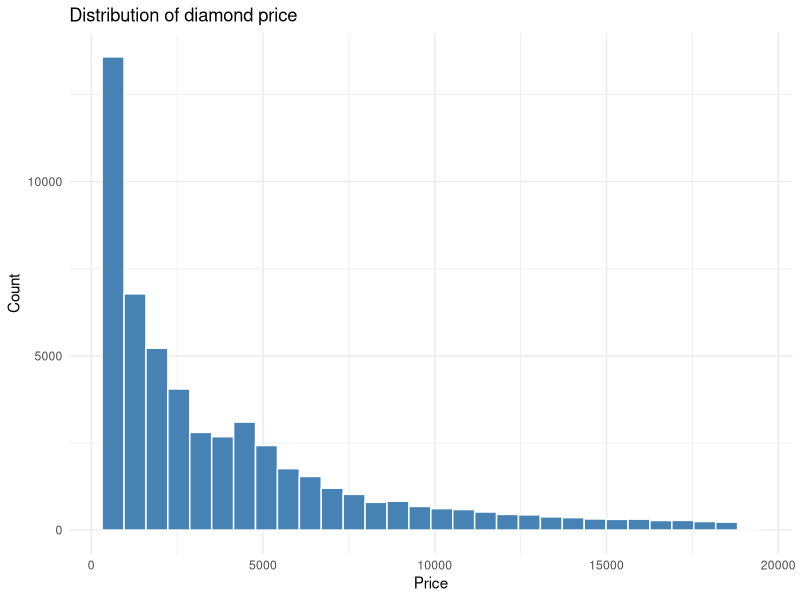
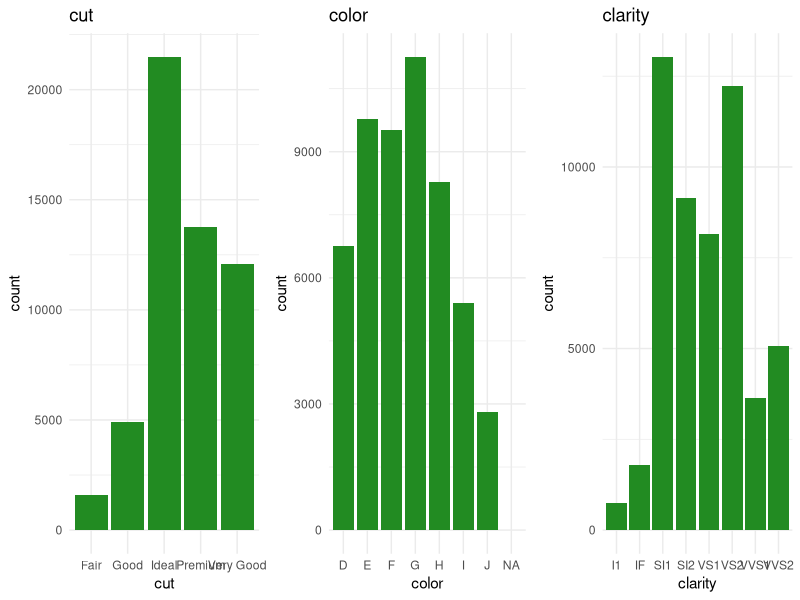
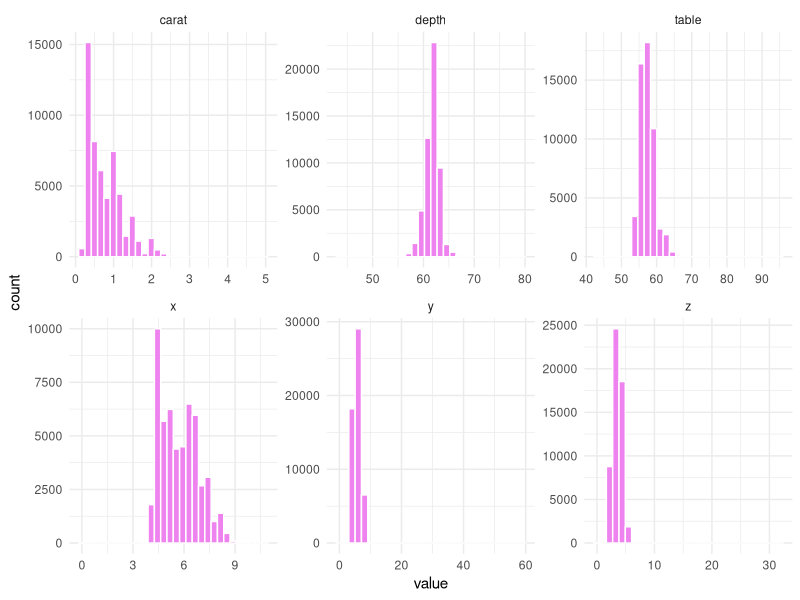
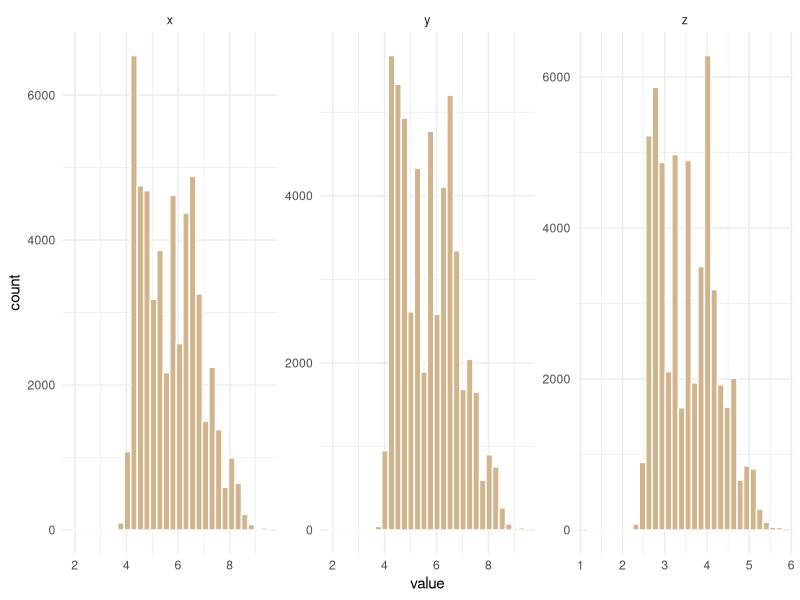
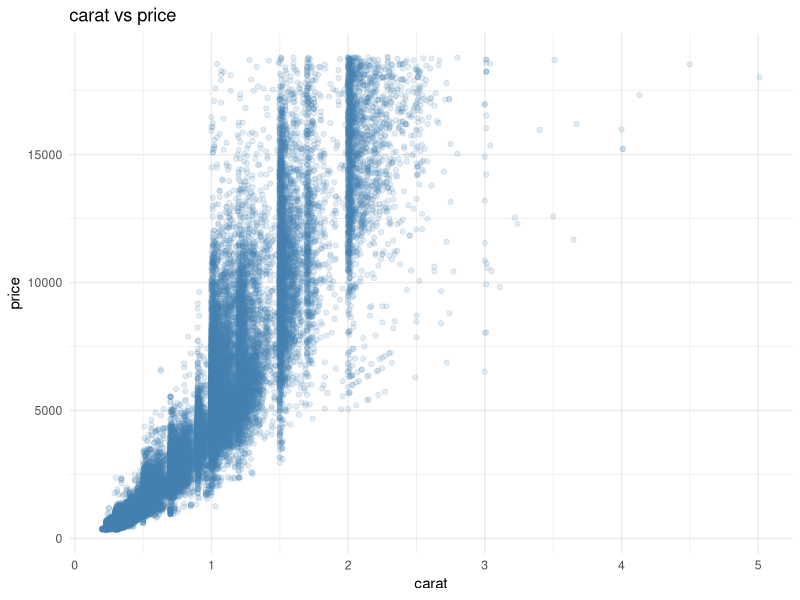
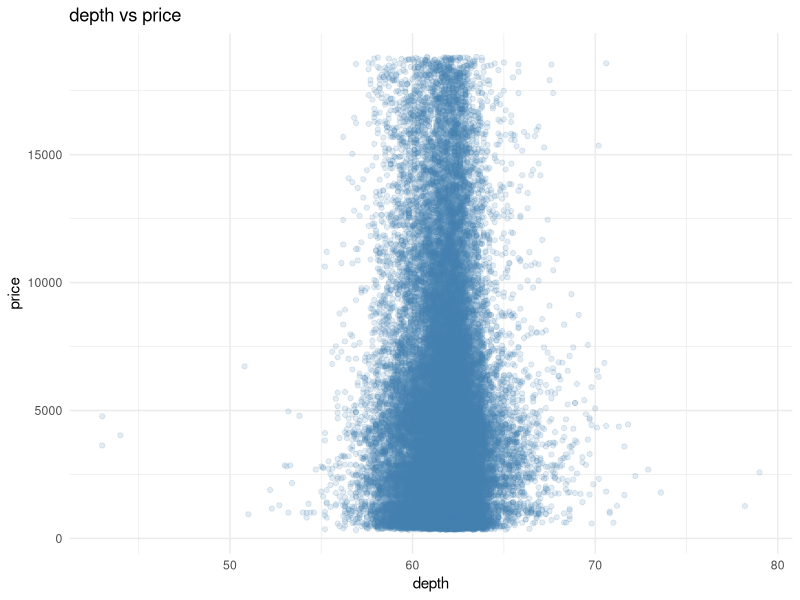
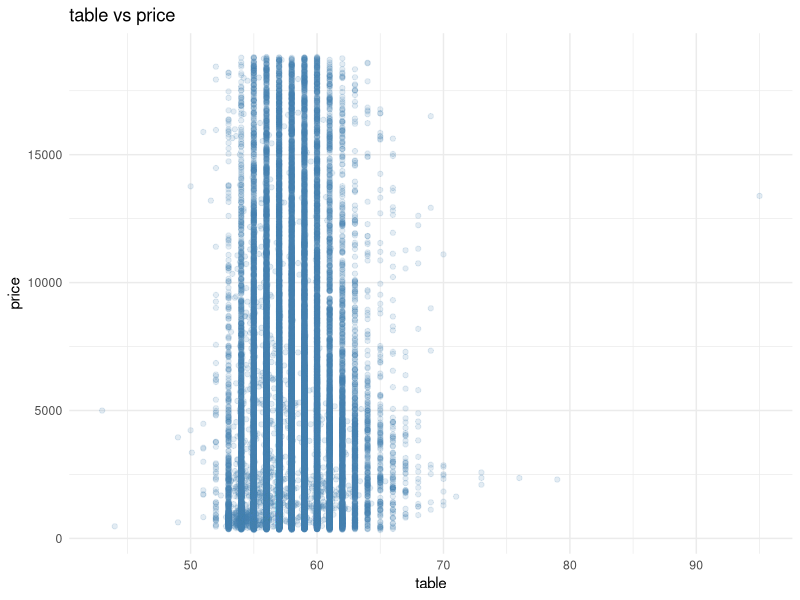
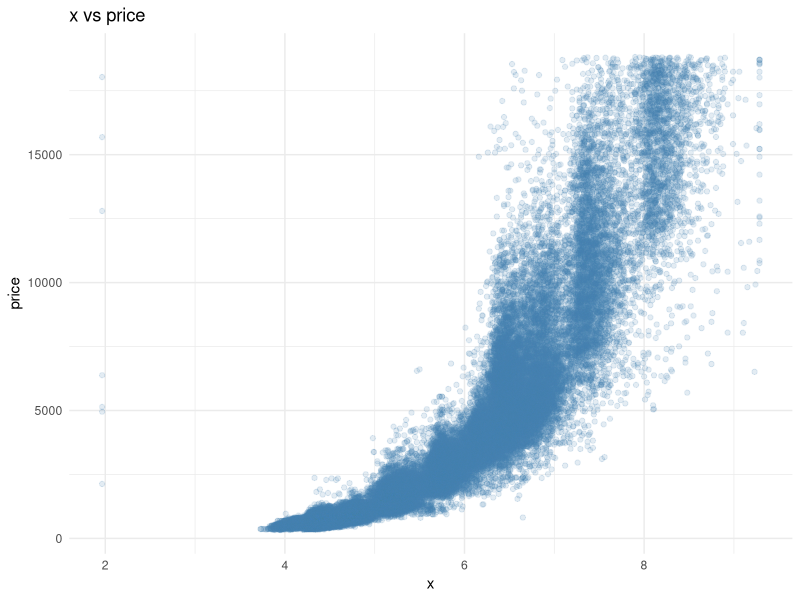

Generate these figures, in order, with R:
## ---- chunk 1
knitr::opts_knit$set(root.dir = "T:/MUGISHA TIMOTHY NAABAASA/YEAR 2 SEMESTER 1/Big Data Analytics and Technologies/Assignments/Main Practical Folder/Notebooks")
knitr::opts_chunk$set(echo = TRUE, warning = FALSE, message = FALSE)
## ---- chunk 2
file.exists("DiamondPricesData.xlsx")
## ---- chunk 3
required_packages <- c("readxl", "dplyr", "tidyr","ggplot2", "corrplot", "gridExtra")

missing_packages <- setdiff(required_packages,rownames(installed.packages()))

if (length(missing_packages) > 0) {
  install.packages(missing_packages)
}
## ---- chunk 4
install.packages(c("purrr", "tidyr"), lib = "C:/Program Files/R/R-4.6/library")

## ---- chunk 5
remove.packages("tibble")
## ---- chunk 6
install.packages("tibble")
## ---- chunk 7
library(tibble)
## ---- chunk 8
# Read Excel files
library(readxl)

# Manipulate and transform data frames
library(dplyr)

# Reshape data for faceted graphs
library(tidyr)

# Create graphs
library(ggplot2)

# Draw a correlation heatmap
library(corrplot)

# Arrange several ggplot graphs in one figure
library(gridExtra)

## ---- chunk 9
data <- read_excel("DiamondPricesData.xlsx")

## ---- chunk 10
data
## ---- chunk 11
dim(data)
## ---- chunk 12
str(data)
## ---- chunk 13
sapply(data, class)
#sapply() applies a function repeatedly. Here the dataset is data and the function is class, so the command asks R to report the class of each column.
## ---- chunk 14
data <- data %>%mutate(across(c(cut, color, clarity),as.factor))

#%>% is the pipe operator and can be read as “then”. mutate() creates or modifies columns. across() applies the same operation to several selected columns. as.factor() converts a variable to an R factor so R treats it as categorical.
## ---- chunk 15
sapply(data, class)

## ---- chunk 16
summary(data)

#summary() reports descriptive statistics for numeric columns and category counts for factor columns.
## ---- chunk 17
lapply(data[c("cut", "color", "clarity")],levels)

#lapply(..., levels) displays the category levels of each selected factor.
## ---- chunk 18
sum(duplicated(data))
## ---- chunk 19
data_new <- distinct(data)

#distinct() comes from dplyr and keeps unique rows.
## ---- chunk 20
cat("Shape after deleting duplicate values:", nrow(data_new), "rows,", ncol(data_new), "columns\n")

#cat() only prints a readable message; it does not perform the duplicate removal. nrow() counts rows and ncol() counts columns.
## ---- chunk 21
# Shape before removing duplicates
dim(data)

# Shape after removing duplicates
dim(data_new)
## ---- chunk 22
cat <- data_new %>% select(where(is.factor))

head(cat)
## ---- chunk 23
cont <- data_new %>% select(where(is.numeric))

head(cont)
## ---- chunk 24
ggplot(data_new, aes(x = price)) +
  geom_histogram(bins = 30, fill = "steelblue", color = "white") +    # Divide the observed price range into 30 bins
  labs(title = "Distribution of diamond price", x = "Price", y = "Count") +     # Add a title and axis labels
  theme_minimal()

## ---- chunk 25
summary(data_new)
## ---- chunk 26

plot_bar_charts <- function(data, cols) {
  plots <- lapply(cols, function(col) {
  ggplot(data, aes(x = .data[[col]])) +

  geom_bar(fill = "forestgreen") +

  labs(title = col) +
  theme_minimal()
  })
  
  grid.arrange(grobs = plots, nrow = 1)
  }
  
  plot_bar_charts(
  data_new,
  c("cut", "color", "clarity")
  )
## ---- chunk 27

data_new %>% select(carat, depth, table, x, y, z) %>% tidyr::pivot_longer(everything(), names_to = "variable",
  values_to = "value") %>%

  ggplot(aes(x = value)) +
  geom_histogram(bins = 30, fill = "violet", color = "white") +
  facet_wrap(~variable, scales = "free") +
  theme_minimal()
## ---- chunk 28
# Function for low- and high-end replacement
replace_outliers <- function(x) {
  
  # Calculate Q1 and Q3
  Q1 <- quantile(x, 0.25, na.rm = TRUE)
  Q3 <- quantile(x, 0.75, na.rm = TRUE)
  
  # Calculate IQR
  IQR_value <- Q3 - Q1
  
  # Calculate boundaries
  lower <- Q1 - 1.5 * IQR_value
  upper <- Q3 + 1.5 * IQR_value
  
  # Low-end replacement
  x[x < lower] <- lower
  
  # High-end replacement
  x[x > upper] <- upper
  
  return(x)
}


# Replace the values while keeping the original variable names
data_new$x <- replace_outliers(data_new$x)
data_new$y <- replace_outliers(data_new$y)
data_new$z <- replace_outliers(data_new$z)

## ---- chunk 29
data_new %>% select(x, y, z) %>% tidyr::pivot_longer(everything(), names_to = "variable",
  values_to = "value") %>%

  ggplot(aes(x = value)) +
  geom_histogram(bins = 30, fill = "tan", color = "white") +
  facet_wrap(~variable, scales = "free") +
  theme_minimal()
## ---- chunk 30
colSums(is.na(data_new))
## ---- chunk 31
data_new$depth[is.na(data_new$depth)] <- median(data_new$depth,na.rm = TRUE)
## ---- chunk 32
colSums(is.na(data_new))
## ---- chunk 33
# Create a vector containing the continuous predictors

continuous_cols <- c("carat", "depth", "table", "x", "y", "z")
## ---- chunk 34
#Generate one scatter plot per predictor

for (predictor in continuous_cols) {
  p <- ggplot(data_new,aes(x = .data[[predictor]],y = price)) +

  geom_point(alpha = 0.15, color = "steelblue") +        # alpha makes dense point clouds more transparent

  labs(title = paste(predictor, "vs price")) +
  theme_minimal()

  print(p)
}
## ---- chunk 35
data_filter <-data_new$z > 2.06 & data_new$z < 6.5
## ---- chunk 36
# Keep rows for which data_filter is TRUE
data_new <- data_new[data_filter, ]

# Count the remaining observations
nrow(data_new)
## ---- chunk 37
for (predictor in continuous_cols) {
  p <- ggplot(data_new,aes(x = .data[[predictor]],y = price)) +
  
  geom_point(alpha = 0.15,color = "tomato") +
  
  labs(title = paste(predictor,"vs price (after outlier removal)")) +
  
  theme_minimal()
  print(p)
  }
## ---- chunk 38
correlation_cols <- c("price", "carat", "depth","table", "x", "y", "z")
## ---- chunk 39
correlation_data <- cor(data_new[, correlation_cols])
## ---- chunk 40
corrplot(correlation_data,method = "color",type = "upper", addCoef.col = "black",number.cex = 0.8,
  title = "Correlation matrix of diamond variables",mar = c(0, 0, 2, 0))
## ---- chunk 41
# Take the price column from the correlation matrix
price_corr <- correlation_data[, "price"]

sort(price_corr[abs(price_corr) > 0.5],decreasing = TRUE)   
# Keep only variables whose absolute correlation with price exceeds 0.5
# Sort the retained correlations from largest to smallest
## ---- chunk 42
categorical_cols <- c("cut", "color", "clarity")
## ---- chunk 43
box_plots <- lapply(categorical_cols,function(col) {
  ggplot(data_new,aes(x = .data[[col]],y = price)) +
  
  geom_boxplot(fill = "yellow") + labs(title = paste("price by", col)) +
  
  theme_minimal()
  }
  )

# Place the three boxplots in a single row
grid.arrange(
grobs = box_plots,
nrow = 1
)
## ---- chunk 44
function_anova <- function(data,target_variable,categorical_predictors) {

  selected_predictors <- c()                    # Start with an empty vector for variables that pass the test
  cat("##### ANOVA Results #####\n\n")
 
  for (predictor in categorical_predictors) {
    formula <- as.formula(paste(target_variable, "~", predictor))       # Build a formula such as: price ~ cut
    anova_result <- summary(aov(formula, data = data))                  # Fit the ANOVA model and obtain its summary table

    p_value <-
    anova_result[[1]][["Pr(>F)"]][1]                                    # Extract the first p-value from the ANOVA table
    

    if (p_value < 0.05) {                                               # Apply the 0.05 decision rule
      cat(predictor,"is correlated with",target_variable,"| P-Value:",p_value,"\n")
      
      selected_predictors <- c(selected_predictors,predictor)           # Add the significant predictor to the selection vector
      } 
    else {
      cat(predictor,"is NOT correlated with",target_variable,"| P-Value:",p_value,"\n")
      }
      }
  
  
  return(selected_predictors)                                         # Return the predictors that passed the significance rule
  }

## ---- chunk 45
categorical_predictor_list <- c("cut", "color", "clarity")

# Test each categorical predictor against price
selected_categorical <- function_anova(data_new,"price",categorical_predictor_list)

selected_categorical

## ---- chunk 46
selected_columns <- c("carat", "x", "y", "z","cut", "color", "clarity")
## ---- chunk 47
data_for_ml <- data_new[, selected_columns]

head(data_for_ml)
## ---- chunk 48
# Confirm the final number of observations and variables
dim(data_new)

# Confirm that no missing values remain
colSums(is.na(data_new))

# Inspect the selected predictor dataset
str(data_for_ml)
head(data_for_ml)
